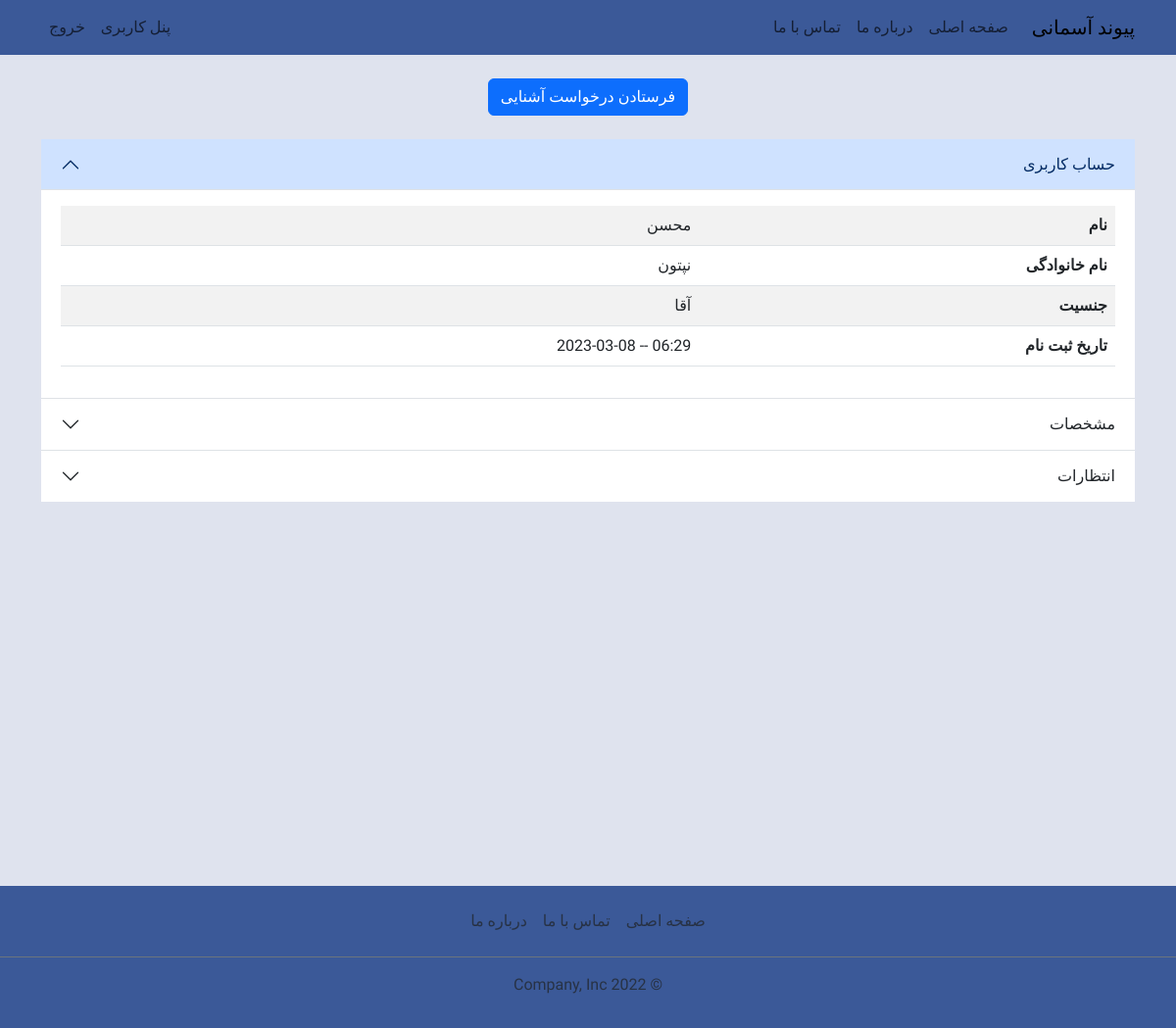
The page /user_detail/1/ (signed in) on the database as committed earlier.
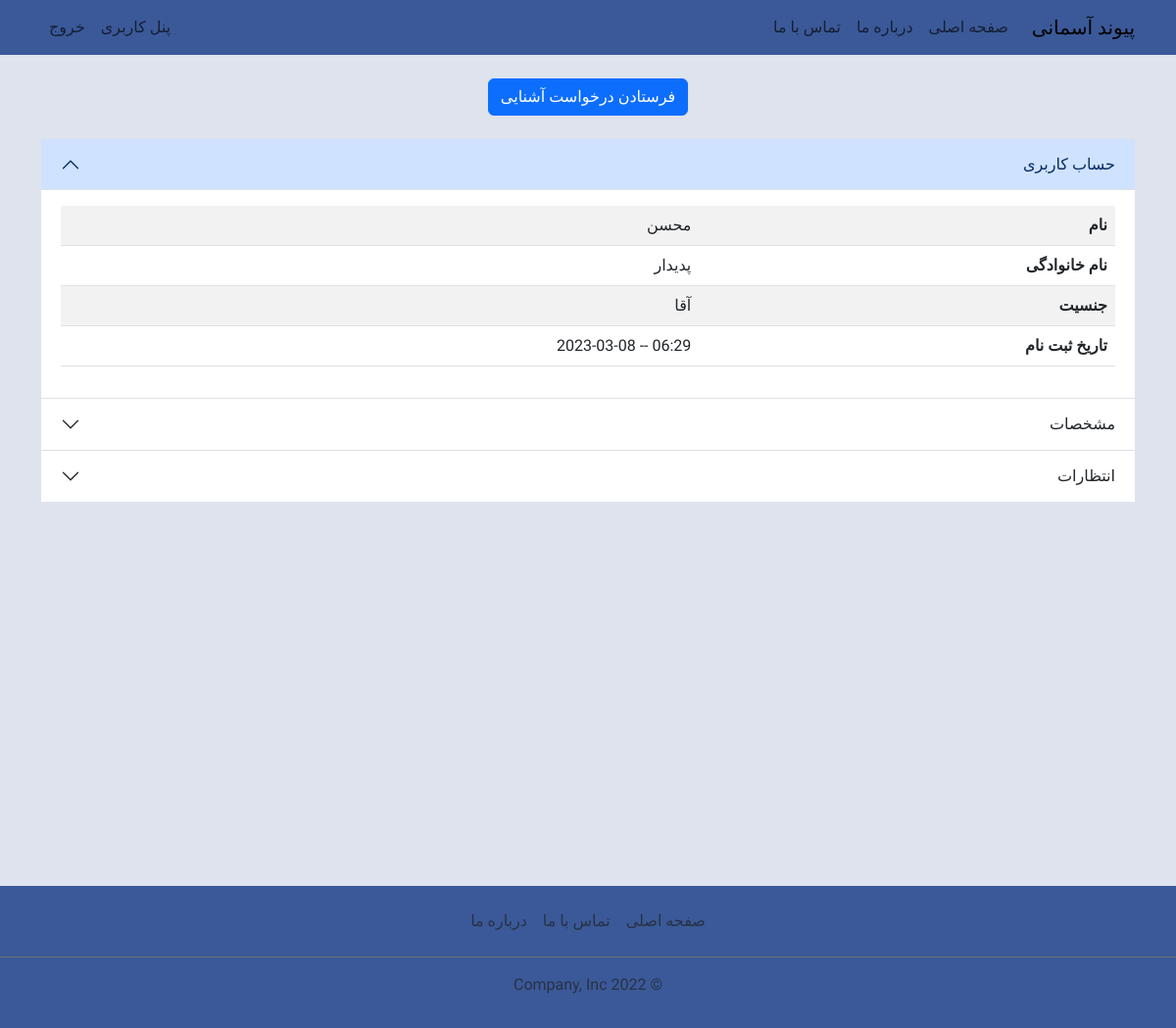
The same page on the database as committed later.
### account/models.py (models this page shows, shortened)
class User(AbstractBaseUser):
    PHONE_REGEX = RegexValidator(regex=r"^09\d{9}$", message="شماره موبایل اشتباه میباشد")
    phone = models.CharField("شماره موبایل", max_length=11, unique=True, validators=[PHONE_REGEX])
    first_name = models.CharField("نام", max_length=100)
    last_name = models.CharField("نام خانوادگی", max_length=100)
    gender = models.CharField("جنسیت", max_length=1, choices=GENDER_CHOICES, default="1")
    is_active = models.BooleanField("فعال", default=True)
    is_superuser = models.BooleanField("مدیر", default=False)  # superuser
    is_admin = models.BooleanField("رابط", default=False)  # connector
    is_staff = models.BooleanField("کارشناس", default=False)  # expert
    joined_date = models.DateTimeField("تاریخ ثبت نام", auto_now_add=True)
    last_login = models.DateTimeField("تاریخ آخرین ورود", auto_now=True)
    objects = UserManager()
    USERNAME_FIELD = "phone"
    class Meta:
        db_table = "users"
        managed = True
        verbose_name = "کاربر"
        verbose_name_plural = "کاربران"

### account/views.py (the view)
# urls.py: path('user_detail/<int:pk>/', views.user_detail, name='user_detail'),
def user_detail(request, pk):
    name = "account/user_detail.html"
    title = "مشخصات کاربر"
    user1 = request.user
    user2 = get_object_or_404(User, pk=pk)
    relation_state = get_relation_state(user1, user2)
    khosousiaat = user2.khosousiaat
    entezaaraat = user2.entezaaraat
    context = {
        "title": title,
        "user2": user2,
        "khosousiaat": khosousiaat,
        "entezaaraat": entezaaraat,
        "state": relation_state
    }
    return render(request, name, context)

### account/templatetags/account_tags.py (called while the page is built)
@register.simple_tag
def get_verbose(instance, field_name):
    return instance._meta.get_field(field_name).verbose_name.title()

### account/views.py (called while the page is built, shortened)
def get_relation_state(user1, user2):
    relation = Relation.objects.filter(
        Q(sender=user1, reciver=user2) | Q(sender=user2, reciver=user1)
    ).first()
    if not relation:
        return 0

### templates/account/user_detail.html (shortened to what this page needs)
{% extends "base.html" %}
{% load account_tags %}
{% block header %}
{% include "navbar.html" %}
{% endblock header %}
{% block content %}
<div class="container my-4">
  <div class="text-center my-4">
    {% if state == 0 %}
    <a class="btn btn-primary"
      href="{% url 'account:rr' sender=user.id reciver=user2.id action='create' %}?user2_id={{user2.id}}">فرستادن درخواست آشنایی</a>
    {% elif state == 11 %}
    <div class="my-2">شما قبلا به این کاربر درخواست آشنایی فرستاده اید</div>
    <a class="btn btn-danger"
      href="{% url 'account:rr' sender=user.id reciver=user2.id action='delete' %}?user2_id={{user2.id}}">لغو درخواست آشنایی</a>
    {% elif state == 12 %}
    <div>درخواست شما قبول شده است</div>
    {% elif state == 13 %}
    <div>درخواست شما رد شده است</div>
    {% elif state == 22 %}
    <div>شما درخواست آشنایی را قبول کرده اید.</div>
    {% elif state == 23 %}
    <div class="my-2">شما درخواست آشنایی را رد کرده اید</div>
    <a class="btn btn-primary" href="{% url 'account:rr' sender=user2.id reciver=user.id action='sent' %}?user2_id={{user2.id}}">لغو کردن درخواست</a>
    {% endif %}
  </div>
  <div class="accordion accordion-flush" id="accordionFlushExample">
    <div class="accordion-item">
      <h2 class="accordion-header" id="headingOne">
        <button class="accordion-button" type="button" data-bs-toggle="collapse" data-bs-target="#collapseOne"
          aria-expanded="true" aria-controls="collapseOne">حساب کاربری</button>
      </h2>
      <div id="collapseOne" class="accordion-collapse collapse show" aria-labelledby="headingOne"
        data-bs-parent="#accordionExample">
        <div class="accordion-body">
          <table class="table table-striped table-responsive">
            <tr>
              <th>{% get_verbose user2 "first_name" %}</th>
              <td>{{ user2.first_name }}</td>
            </tr>
            <tr>
              <th>{% get_verbose user2 "last_name" %}</th>
              <td>{{ user2.last_name }}</td>
            </tr>
            <tr>
              <th>{% get_verbose user2 "gender" %}</th>
              <td>{{ user2.get_gender_display }}</td>
            </tr>
            <tr>
              <th>{% get_verbose user2 "joined_date" %}</th>
              <td>{{ user2.joined_date|date:"H:i -- Y-m-d" }}</td>
            </tr>
          </table>
        </div>
      </div>
    </div>
    <div class="accordion-item">
      <h2 class="accordion-header" id="headingTwo">
        <button class="accordion-button collapsed" type="button" data-bs-toggle="collapse" data-bs-target="#collapseTwo"
          aria-expanded="false" aria-controls="collapseTwo">مشخصات</button>
      </h2>
    </div>
    <div class="accordion-item">
      <h2 class="accordion-header" id="headingThree">
        <button class="accordion-button collapsed" type="button" data-bs-toggle="collapse"
          data-bs-target="#collapseThree" aria-expanded="false" aria-controls="collapseThree">انتظارات</button>
      </h2>
    </div>
  </div>
</div>
{% endblock content %}
{% block footer %}
{% include "footer.html" %}
{% endblock footer %}

Rows that differ between the two databases and show on the page:
changed User "محسن": last_name "نپتون" → "پدیدار"
